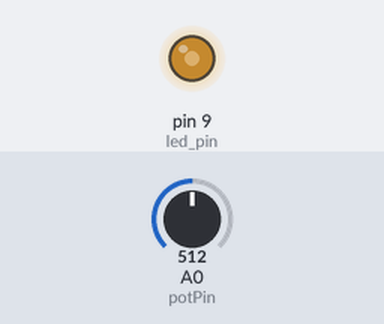
The sketch below on a simulated Arduino Uno, built with avr-gcc and run on an emulated ATmega328P. On the bench: output pins drawn as LEDs (lit = HIGH). The inputs (shaded band) are chosen by the test bench; at power-on: A0 (potPin) = 512.

Above: at 1.2 s.
1.3 s: A0 (potPin) set to 716
At 2.2 s:
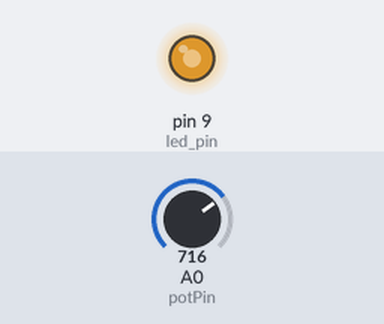
2.8 s: A0 (potPin) set to 900
At 3.5 s:
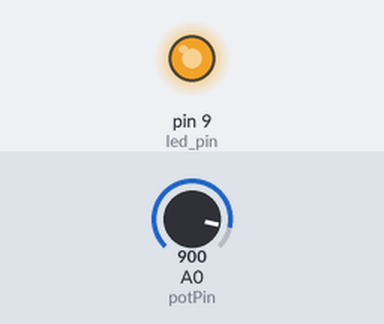
4.3 s: A0 (potPin) set to 122
At 5.5 s:
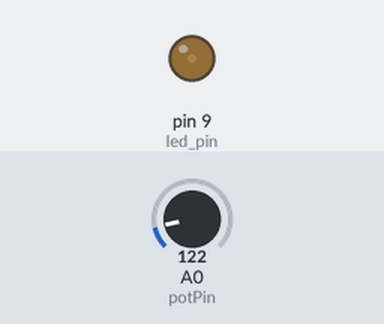
5.8 s: A0 (potPin) set to 0
At 7.0 s:
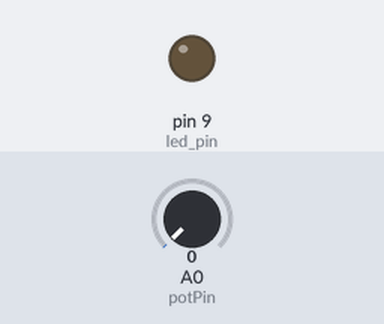
7.3 s: A0 (potPin) set to 511
At 8.0 s:
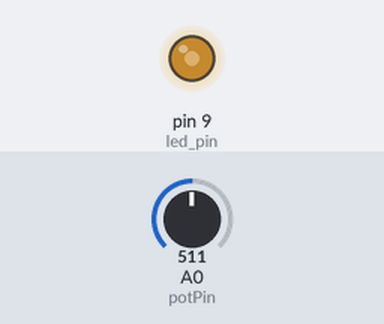
Timing chart, 0 to 9.8 s (numbered marks = the images above; inputs shaded):
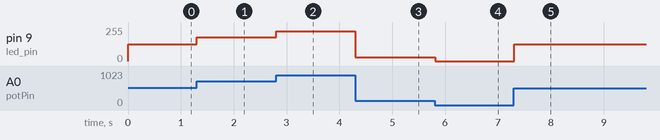

Measured:
- after the input at 1.3 s, pin 9 (led_pin): 127/255 → 178/255 at once
- after the input at 2.8 s, pin 9 (led_pin): 178/255 → 224/255 at once
- after the input at 4.3 s, pin 9 (led_pin): 224/255 → 30/255 at once
- after the input at 5.8 s, pin 9 (led_pin): 30/255 → 0/255 at once
- after the input at 7.3 s, pin 9 (led_pin): 0/255 → 127/255 at once

The sketch:

arduino_2.ino
```cpp
// C++ code
//
int led_pin = 9;
int potPin = A0;
void setup()
{
  pinMode(led_pin, OUTPUT);

}

void loop()
{
  int potValue = analogRead(potPin);

  int brightness = map(potValue, 0, 1023, 0, 255);

  analogWrite(led_pin, brightness);
  delay(10);
}
```
